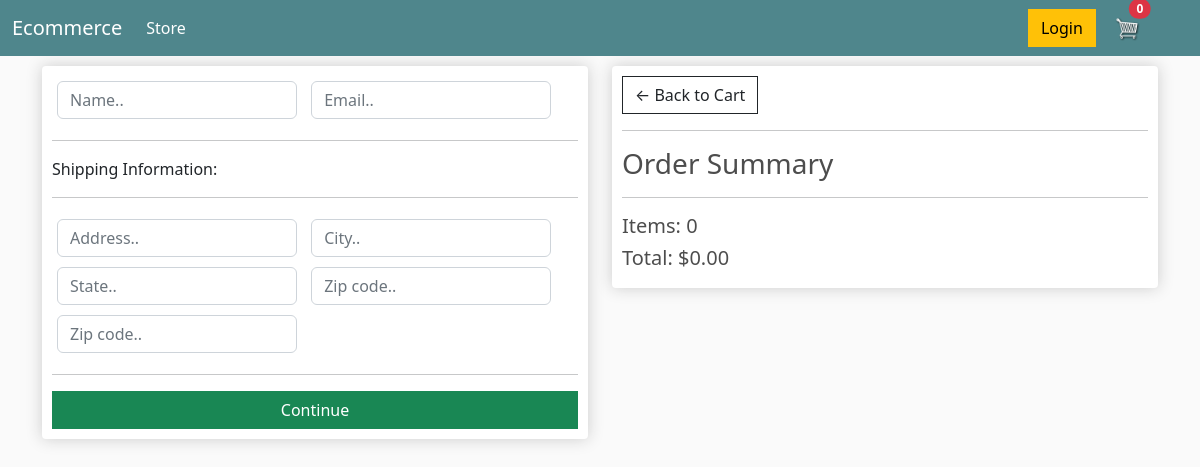
/checkout/ (signed in), run on an earlier commit of the app's database.
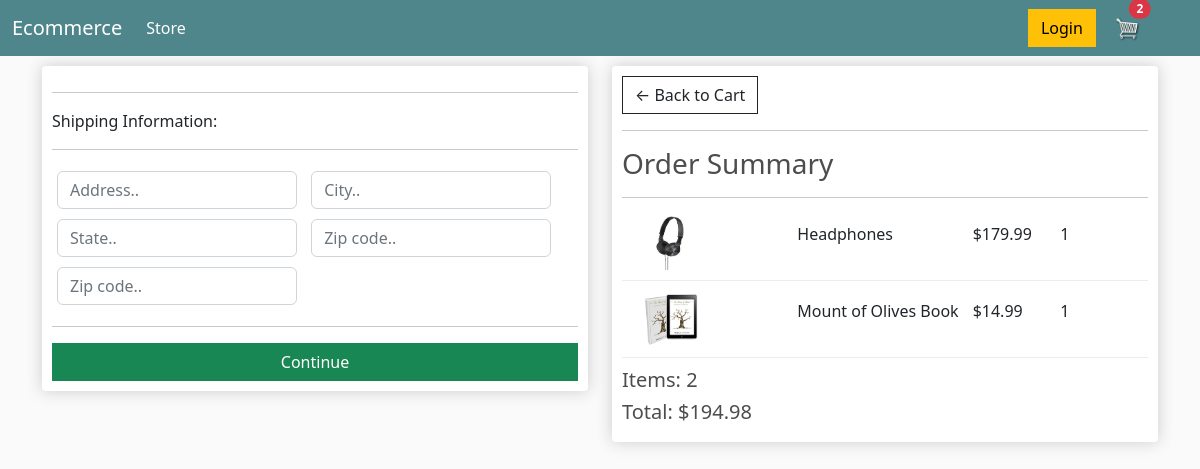
And on a later commit of the database.
### store/models.py (models this page shows, shortened)
class Order(models.Model):
    customer = models.ForeignKey(Customer, on_delete=models.SET_NULL, null=True, blank=True)
    date_ordered = models.DateTimeField(auto_now_add=True)
    complete = models.BooleanField(default=False)
    transaction_id = models.CharField(max_length=100, null=True)
    @property
    def shipping(self):
        shipping = False
        orderitems = self.orderitem_set.all()
        for i in orderitems:
            if i.product.digital == False:
                shipping = True
        return shipping
    @property
    def get_cart_total(self):
        orderitems = self.orderitem_set.all()
        total = sum([item.get_total for item in orderitems])
        return total
    @property
    def get_cart_items(self):
        orderitems = self.orderitem_set.all()
        total = sum([item.quantity for item in orderitems])
        return total

class OrderItem(models.Model):
    product = models.ForeignKey(Product, on_delete=models.SET_NULL, null=True)
    order = models.ForeignKey(Order, on_delete=models.SET_NULL, null=True)
    quantity = models.IntegerField(default=0, null=True, blank=True)
    date_added = models.DateTimeField(auto_now_add=True)
    @property
    def get_total(self):
        total = self.product.price * self.quantity
        return total

class Product(models.Model):
    name = models.CharField(max_length=200)
    price = models.DecimalField(max_digits=7, decimal_places=2)
    digital = models.BooleanField(default=False, null=True, blank=True)
    image = models.ImageField(null=True, blank =True)
    @property
    def imageURL(self):
        try:
            url = self.image.url
        except:
            url = " "
        return url

### store/views.py (the view, shortened to what this page needs)
# urls.py: path("checkout/", views.checkout, name="checkout"),
def checkout(request):
    if request.user.is_authenticated:
        customer = request.user.customer
        order, created = Order.objects.get_or_create(customer=customer, complete=False)
        items = order.orderitem_set.all()
        cartItems = order.get_cart_items
    context = {
        "items":items,
        'order':order,
        "cartItems":cartItems
    }
    return render(request, 'store/checkout.html', context)

### store/templates/store/checkout.html (shortened to what this page needs)
{% extends 'store/main.html' %}
{% load static %}
{% block content %}
<div class="row">
    <div class="col-lg-6">
        <div class="box-element" id="form-wrapper">
            <form action="" id="form">
                <div id="user-info">
                    <div class="form-field">
                        <input required class="form-control" type="text" name="name" placeholder="Name..">
                    </div>
                    <div class="form-field">
                        <input required class="form-control" type="email" name="email" placeholder="Email..">
                    </div>
                </div>
                <div id="shipping-info">
                    <hr>
						<p>Shipping Information:</p>
						<hr>
						<div class="form-field">
							<input class="form-control" type="text" name="address" placeholder="Address..">
						</div>
						<div class="form-field">
							<input class="form-control" type="text" name="city" placeholder="City..">
						</div>
						<div class="form-field">
							<input class="form-control" type="text" name="state" placeholder="State..">
						</div>
						<div class="form-field">
							<input class="form-control" type="text" name="zipcode" placeholder="Zip code..">
						</div>
						<div class="form-field">
							<input class="form-control" type="text" name="country" placeholder="Zip code..">
						</div>
                </div>
                <hr>
                <input id="form-button" class="btn btn-success w-100" type="submit" value="Continue">
            </form>
        </div>
        <br>
    </div>
    <div class="col-lg-6">
        <div class="box-element">
            <a  class="btn btn-outline-dark" href="{% url 'cart' %}">&#x2190; Back to Cart</a>
            <hr>
            <h3>Order Summary</h3>
            <hr>
            {% for item in items  %}
            <div class="cart-row align-items-center">
                <div style="flex:2"><img class="row-image" src="{{item.product.imageURL}}"></div>
                <div style="flex:2"><p>{{item.product.name}}</p></div>
                <div style="flex:1"><p>${{item.product.price}}</p></div>
                <div style="flex:1"><p>{{item.quantity}}</p></div>
            </div>
            {% endfor %}
            <h5>Items: {{order.get_cart_items}}</h5>
            <h5>Total: ${{order.get_cart_total|floatformat:2}} </h5>
        </div>
    </div>
</div>
{% endblock content %}

What changed in the data, as far as the page shows it:
added OrderItem: product.imageURL (picture), product.name "Headphones", product.price "179.99", quantity "1"
added OrderItem: product.imageURL (picture), product.name "Mount of Olives Book", product.price "14.99", quantity "1"
computed for Order: get_cart_items "0" → "2"; get_cart_total "0.00" → "194.98"
Also different on the page:
{{ cartItems }}: "0" → "2"
